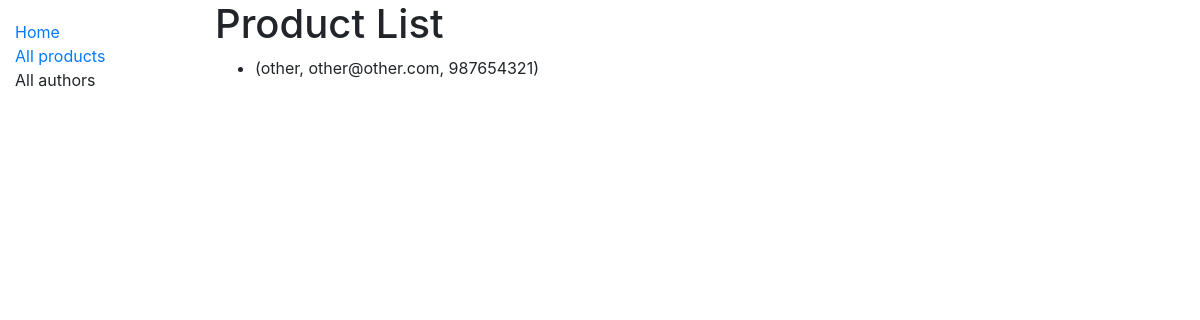
Page /inventory/products/ on the earlier database version.
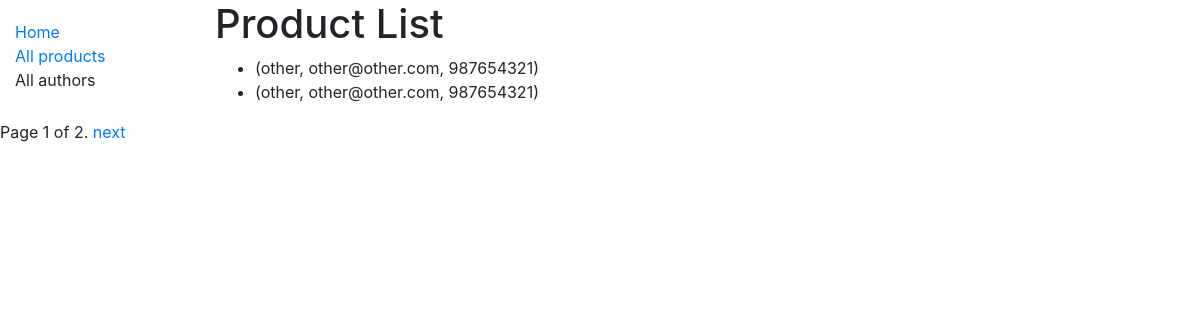
Same page on the later database version.
### inventory/models.py (models this page shows, shortened)
class Product(models.Model):
    title = models.CharField(max_length=200)
    supplier = models.ForeignKey('Supplier', on_delete=models.SET_NULL, null=True)
    summary = models.TextField(max_length=1000, help_text='Enter a brief description of the product')
    sn = models.CharField('SN', max_length=30, help_text='30 Char MaxSize <a href="https://en.wikipedia.org/wiki/Serial_number">S/N</a>')
    category = models.ManyToManyField(Category, help_text='Select a Category for this product')
    def display_category(self):
        """Create a string for category. This is required to display category in Admin."""
        return ', '.join(category.name for category in self.category.all()[:3])
    display_category.short_description = 'Category'
    def get_absolute_url(self):
        return reverse('product-detail', args=[str(self.id)])

class Supplier(models.Model):
    business_name = models.CharField(max_length=100)
    business_email = models.EmailField(max_length=100)
    cif = models.CharField(max_length=9)
    class Meta:
        ordering = ['business_name', 'cif']
    def __str__(self):
        return f'{self.business_name}, {self.business_email}, {self.cif}'

### inventory/views.py (the view)
# urls.py: path('products/', views.ProductListView.as_view(), name='products'),
class ProductListView(generic.ListView):
    model = Product
    paginate_by = 2

### inventory/templates/inventory/product_list.html
{% extends "base_generic.html" %}
{% block content %}
    <h1>Product List</h1>
    {% if product_list %}
        <ul>
            {% for product in product_list %}
            <li>
                <a href="{{ product.get_absolute_url }}">{{ product.title }}</a> ({{ product.supplier }})
            </li>
            {% endfor %}
        </ul>
    {% else %}
        <p>There are no products in the inventory.</p>
    {% endif %}
{% endblock %}

### inventory/templates/base_generic.html (shortened to what this page needs)
<!DOCTYPE html>
<html lang="en">
<head>
    <link rel="stylesheet" href="https://stackpath.bootstrapcdn.com/bootstrap/4.1.3/css/bootstrap.min.css">
    {% load static %}
    <link rel="stylesheet" href="{% static 'css/styles.css' %}">
</head>
<body>
    <div class="container-fluid">
        <div class="row">
            <div class="col-sm-2">
                {% block sidebar %}
                    <ul class="sidebar-nav">
                        <li><a href="{% url 'index' %}">Home</a></li>
                        <li><a href="{% url 'products' %}">All products</a></li>
                        <li><a>All authors</a></li>
                    </ul>
                {% endblock %}
            </div>
            <div class="col-sm-10">{% block content%}{% endblock %}</div>
            <div>
                {% block pagination %}
                    {% if is_paginated %}
                        <div class="pagination">
                            <span class="page-links">
                                <span class="page-current">
                                    Page {{ page_obj.number }} of {{ page_obj.paginator.num_pages }}.
                                </span>
                                {% if page_obj.has_next %}
                                    <a href="{{ request.path }}?page={{ page_obj.next_page_number }}">next</a>
                                {% endif %}
                            </span>
                        </div>
                    {% endif %}
                  {% endblock %}
            </div>
        </div>
    </div>
</body>
</html>

### inventory/static/css/styles.css (style rules this page uses)
.sidebar-nav { margin-top: 20px; padding: 0; list-style: none; }

Differences in the rows shown:
added Product: supplier "other, other@other.com, 987654321"
Other differences:
{{ page_obj.number }}: (not shown) → "1"
{{ page_obj.paginator.num_pages }}: (not shown) → "2"
text now shown: "Page of . next"
